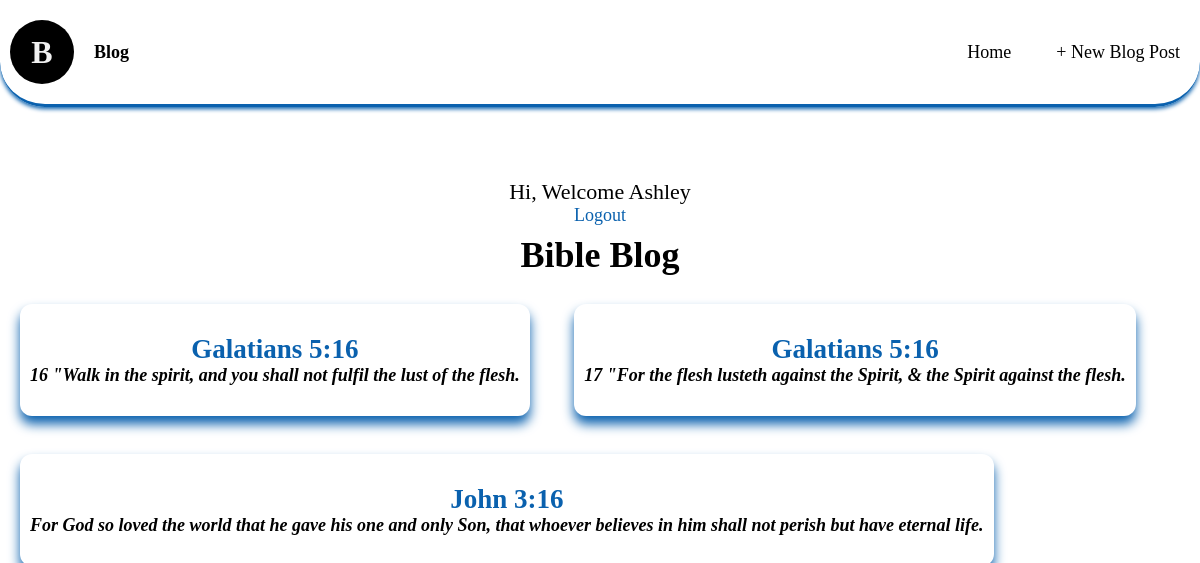
The app's page / (signed in), older data.
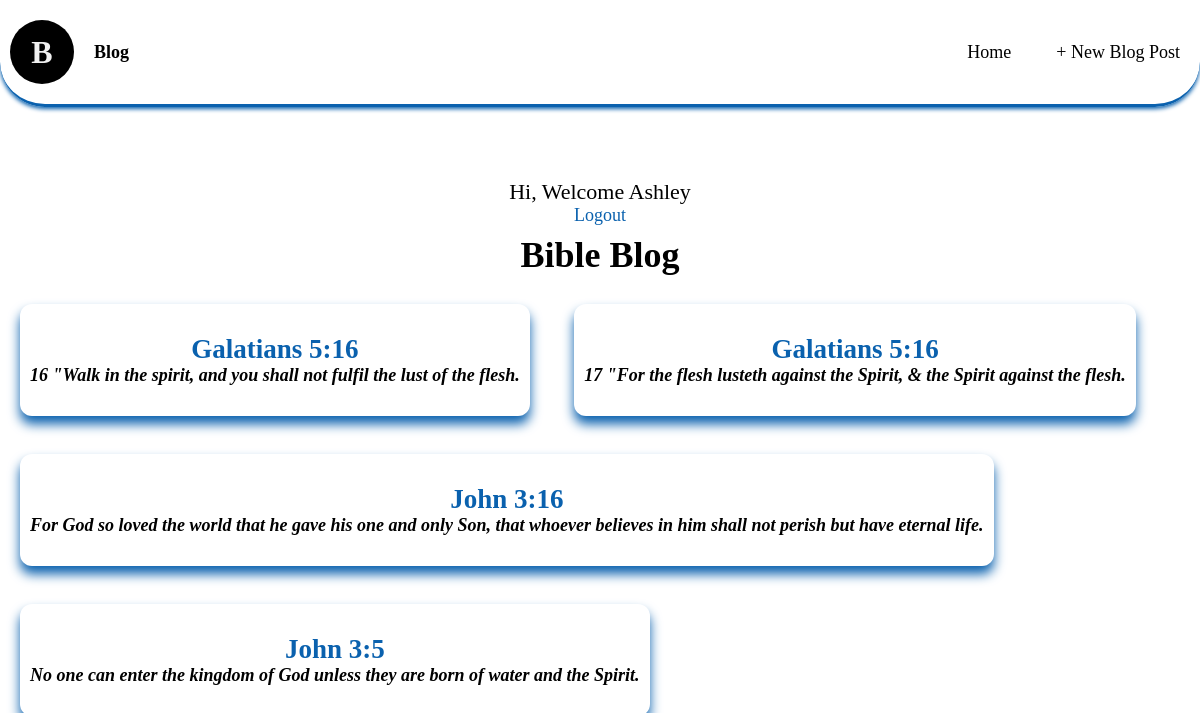
The same page, newer data.
### bible_blog/models.py (models this page shows, shortened)
class Post(models.Model):
  title = models.CharField(max_length=200)
  author = models.ForeignKey('auth.User', on_delete=models.CASCADE)
  body = models.TextField()

### bible_blog/views.py (the view)
# urls.py: path('', BlogListView.as_view(), name="home"),
class BlogListView(ListView):
  model = Post
  template_name = 'pages/home.html'
  context_object_name = 'all_posts_list'

### templates/pages/home.html (shortened to what this page needs)
{% extends "pages/base.html" %}
      {% block content %}
      {% if user.is_authenticated %}
      <h1>Bible Blog</h1>
      {% for post in all_posts_list %}
      <div class="post-entry">
        <div class="post-entry-card">
          <h2><a href="{% url 'post_detail' post.pk %}">{{ post.title }}</a></h2>
          <h4><p>{{ post.body }}</p></h4>
        </div>
      </div>
      {% endfor %}
      {% endif %}
      {% endblock content %}

### templates/pages/base.html (shortened to what this page needs)
{% load static %}
<!DOCTYPE html>
<html>
  <head>
    <link rel="stylesheet" href="{% static 'css/Base.css' %}">
  </head>
  <body>
    <header>
      <a href="" class="logo-holder">
        <div class="logo">B</div>
        <div class="logo-text">Blog</div>
      </a>
      <nav>
        <ul id="menu">
          <li><a href="{% url 'home' %}">Home</a></li>
          <li><a href="{% url 'post_new' %}">+ New Blog Post</a></li>
        </ul>
      </nav>
    </header>
    <div class="user-auth">
      {% if user.is_authenticated %}
      <p>Hi, Welcome {{ user.username }}</p>
      <a href="{% url 'login' %}">Logout</a>
      {% else %}
      <p>You are not loggedIn!</p>
      <a href="{% url 'login' %}">Login</a>
      {% endif %}
    </div>
    <div>
      {% block content %}
      {% endblock content %}
    </div>
  </body>
</html>

### static/css/Base.css (style rules this page uses)
*, *::before, *::after { box-sizing: border-box; margin: 0; padding: 0; }
:root { --base: #555; --base-100: #f1f1f1; --base-400: #555; --base-800: #000; --yellow: #ffda4b; --yellow-100: #fffbe6; --yellow-400: #ffda4b; --yellow-800: #8b6f00; --blue: #0a61ae; --blue-100: #e2f8ff; --blue-400: #61dafb; --blue-800: #0a61ae; --red: #f00; --red-400: #be2c2c; --red-800: #ad1818; --white-800: #ffffff; --transparent: transparent; }
body { font-family: Cambria, Cochin, Georgia, Times, 'Times New Roman', serif; font-optical-sizing: auto; font-style: normal; font-size: 18px; }
h1 { text-align: center; padding-top: 5.2em; }

Row changes from the older to the newer data that the page shows:
added Post: title "John 3:5", body "No one can enter the kingdom of God unless they are born of water and the Spirit."
